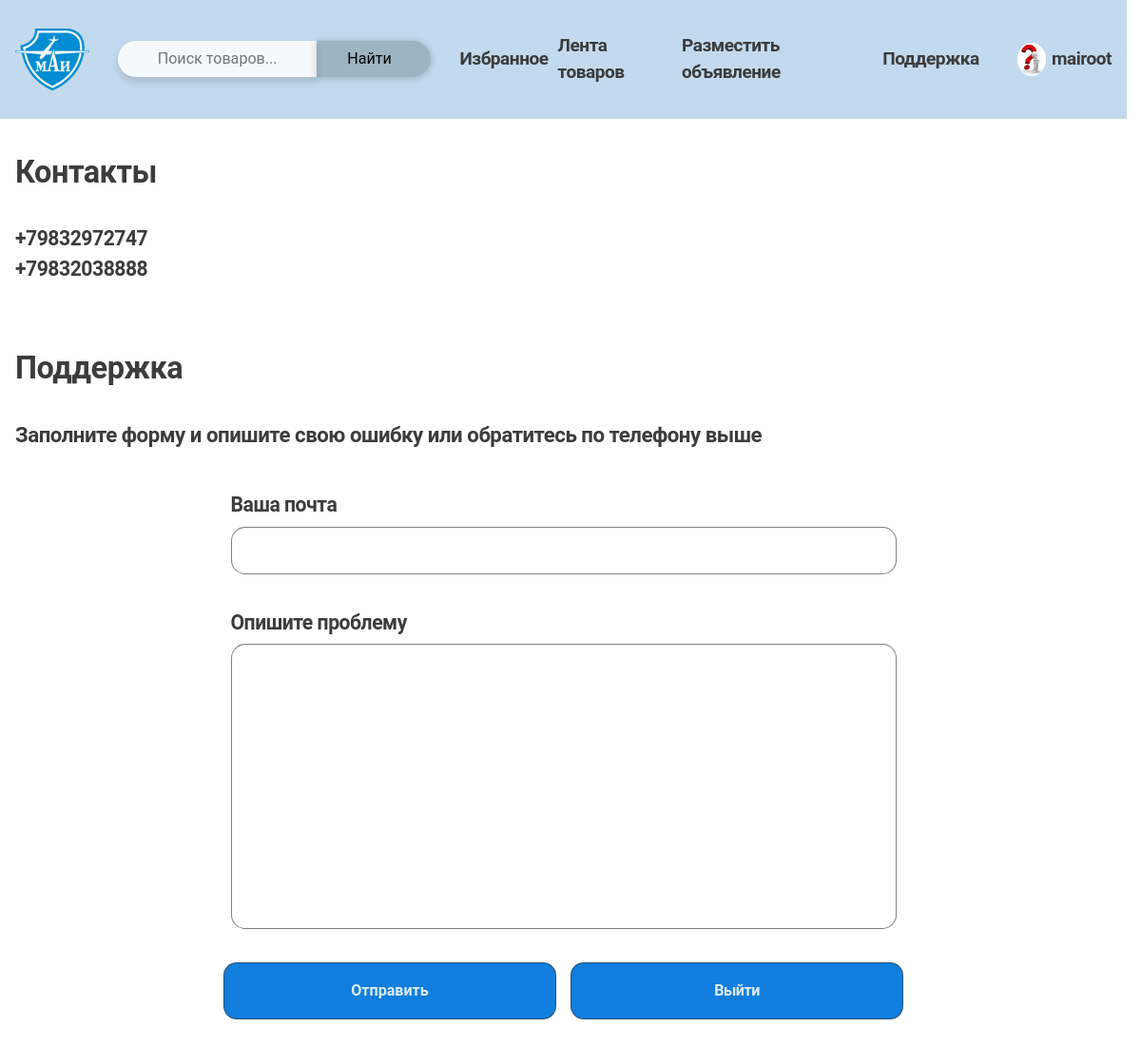
The page /support/ (signed in) on the database its author committed.
### users/models.py (models this page shows)
class User(AbstractUser):
    email = models.EmailField(unique=True, verbose_name='Email')
    photo = models.ImageField(upload_to=upload_to, blank=True, null=True, verbose_name="Фотография")
    number = models.PositiveBigIntegerField(blank=True, null=True, verbose_name='Контактный телефон')
    telegram = models.SlugField(null=True, blank=True, verbose_name='Ссылка на телеграмм')
    def get_absolute_url(self):
        return reverse('users:profile', kwargs={'user_id': self.id})

### main/views.py (the view)
# urls.py: path('support/', views.support, name='support')
def support(request):
    data = {'title': 'Поддержка'}
    return render(request, 'main/support.html', data)

### main/templates/main/support.html
{% extends 'base.html' %}
{% block content %}
    <main class="main">
      <section class="section container">
        <header class="section__header ">
            <h1 class="section__header-title h3">Контакты</h1>
        </header>
        <div class="section__body">
          <p class="h5">+79832972747</p>
          <p class="h5">+79832038888</p>
        </div>
      </section>
      <section class="section container">
        <header class="section__header ">
            <h1 class="section__header-title h3">Поддержка</h1>
        </header>
        <div class="section__body  ">
            <div class="support-page">
              <h2 class="support-page__title h4">Заполните форму и опишите свою ошибку или обратитесь по телефону выше</h2>
              <form class="support-page__form">
                  <div class="support-page__box">
                      <label class="h5" for="emalil">Ваша почта</label>
                      <input class="support-page__input" type="email" name="Email" id="emalil">
                  </div>
                  <div class="support-page__box">
                    <label class="h5" for="error">Опишите проблему</label>
                    <textarea class="support-page__text-area" type="text" name="ERROR" id="error"></textarea>
                </div>
                <div class="support-page__button-box">
                  <button class="support-page__button button button--blue" type="submit">Отправить</button>
                  <a  class="support-page__button button button--blue"  href="./index.html">Выйти</a>
                </div>
              </form>
            </div>
        </div>
      </section>
    </main>
{% endblock %}

### templates/base.html (shortened to what this page needs)
{% load static %}
<!DOCTYPE html>
<html lang="ru">
<head>
    <link type="text/css" href="{% static 'main/css/main.css'%}" rel="stylesheet">
</head>
<body>
    <header class="header" data-js-header>
      <div class="header__inner container">
        <a class="header__logo" href="/">
            <img class="header__logo-image" src="{% static 'main/img/mai_logo_color.png' %}" alt="MAI logo" width="100" height="100">
        </a>
        <form action="{% url 'goods:goods_list' %}" method="get" class="header__form">
            <input type="text" name="query" placeholder="Поиск товаров..." class="header__form-search">
            <button class="header__form-search-button" type="submit">Найти</button>
        </form>
        <nav class="header__menu " data-js-header-overlay>
            <ul class="header__menu-list">
                <li class="header__menu-item">
                    <a class="header__menu-link header__menu-link--heart" href="{% url 'favorites:fav_list' %}">Избранное</a>
                </li>
                <li class="header__menu-item">
                    <a class="header__menu-link header__menu-link--folder" href="{% url 'goods:goods_list' %}">Лента товаров</a>
                </li>
                <li class="header__menu-item ">
                    <a class="header__menu-link header__menu-item--info " href="{% url 'goods:add_ad' %}">Разместить объявление</a>
                </li>
                <li class="header__menu-item ">
                    <a class="header__menu-link header__menu-item--mail" href="{% url 'support' %}">Поддержка</a>
                </li>
              <li class="header__menu-item">
                  {% if user.is_authenticated %}
                  <a class="header__menu-link" href="{{ request.user.get_absolute_url }}">
                    <span class="profile">
                    <span class="profile__logo">
                        {% if user.photo %}
                        <img class="profile__logo-image" src="{{ request.user.photo.url }}" alt="" width="35" height="35">
                        {% else %}
                        <img class="profile__logo-image" src="{% static 'main/img/anonim.png' %}" alt="" width="35" height="35">
                        {% endif %}
                    </span>
                      <span class="profile__name">{{ request.user.username }}</span>
                    </span>
                  </a>
                {% else %}
                <a class="header__menu-link" href="{% url 'users:login' %}">
                    <span class="profile">
                      <span class="profile__name">Вход</span>
                    </span>
                </a>
                {% endif %}
                </li>
            </ul>
        </nav>
      </div>
    </header>
{% block content %} {% endblock %}
</body>
</html>

### rows shown on the page
User: user.photo (picture), user.username "mairoot"
